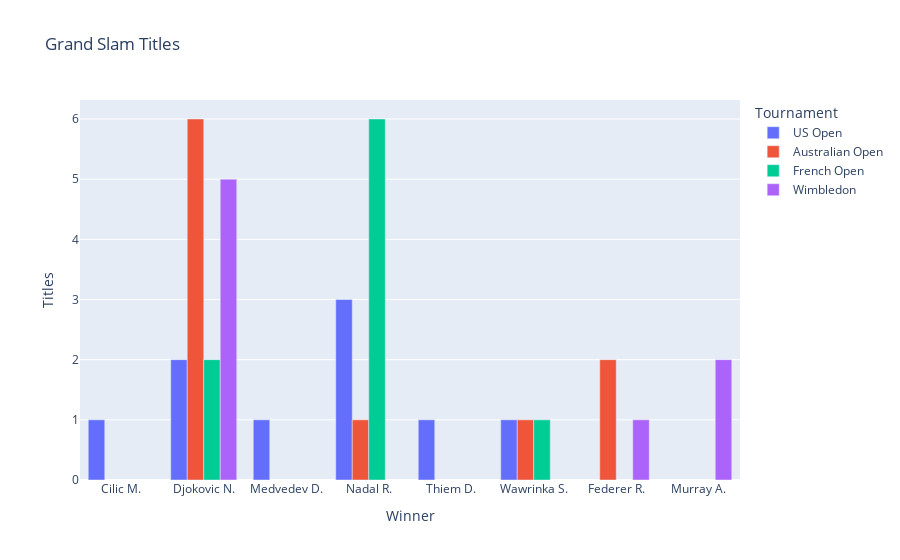

This figure's notebook cell:
### Code cell
#Bar Chart of the wins by the top players of each of the Grand Slam Tournaments
fig = px.bar(winners_grandslam, x="Winner", y="Titles", color="Tournament", barmode="group", title='Grand Slam Titles')
fig.show()

### Figure 1 — Plotly figure (JSON) as saved in the notebook; plotly's stock layout.template omitted (floating-point values rounded to 4 significant figures)
{"data": [{"alignmentgroup": "True", "hovertemplate": "Tournament=US Open<br>Winner=%{x}<br>Titles=%{y}<extra></extra>", "legendgroup": "US Open", "marker": {"color": "#636efa", "pattern": {"shape": ""}}, "name": "US Open", "offsetgroup": "US Open", "orientation": "v", "showlegend": true, "textposition": "auto", "type": "bar", "x": ["Cilic M.", "Djokovic N.", "Medvedev D.", "Nadal R.", "Thiem D.", "Wawrinka S."], "xaxis": "x", "y": [1, 2, 1, 3, 1, 1], "yaxis": "y"}, {"alignmentgroup": "True", "hovertemplate": "Tournament=Australian Open<br>Winner=%{x}<br>Titles=%{y}<extra></extra>", "legendgroup": "Australian Open", "marker": {"color": "#EF553B", "pattern": {"shape": ""}}, "name": "Australian Open", "offsetgroup": "Australian Open", "orientation": "v", "showlegend": true, "textposition": "auto", "type": "bar", "x": ["Djokovic N.", "Federer R.", "Nadal R.", "Wawrinka S."], "xaxis": "x", "y": [6, 2, 1, 1], "yaxis": "y"}, {"alignmentgroup": "True", "hovertemplate": "Tournament=French Open<br>Winner=%{x}<br>Titles=%{y}<extra></extra>", "legendgroup": "French Open", "marker": {"color": "#00cc96", "pattern": {"shape": ""}}, "name": "French Open", "offsetgroup": "French Open", "orientation": "v", "showlegend": true, "textposition": "auto", "type": "bar", "x": ["Djokovic N.", "Nadal R.", "Wawrinka S."], "xaxis": "x", "y": [2, 6, 1], "yaxis": "y"}, {"alignmentgroup": "True", "hovertemplate": "Tournament=Wimbledon<br>Winner=%{x}<br>Titles=%{y}<extra></extra>", "legendgroup": "Wimbledon", "marker": {"color": "#ab63fa", "pattern": {"shape": ""}}, "name": "Wimbledon", "offsetgroup": "Wimbledon", "orientation": "v", "showlegend": true, "textposition": "auto", "type": "bar", "x": ["Djokovic N.", "Federer R.", "Murray A."], "xaxis": "x", "y": [5, 1, 2], "yaxis": "y"}], "layout": {"barmode": "group", "legend": {"title": {"text": "Tournament"}, "tracegroupgap": 0}, "title": {"text": "Grand Slam Titles"}, "xaxis": {"anchor": "y", "domain": [0, 1], "title": {"text": "Winner"}}, "yaxis": {"anchor": "x", "domain": [0, 1], "title": {"text": "Titles"}}}}
